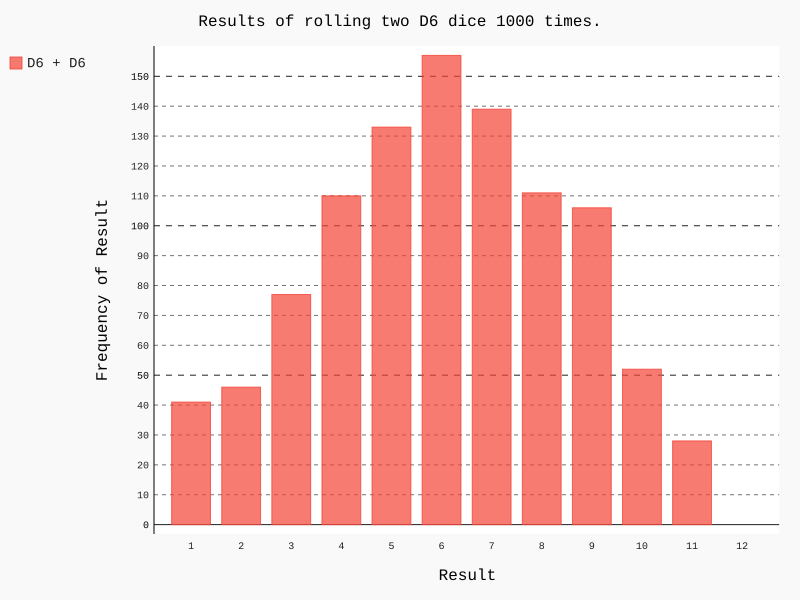

Write Python code to recreate this figure.
import pygal

from die import Die

# Create two D6 dice.
die_1 = Die()
die_2 = Die()

# Make some rolls, and store results in a list.
results = []
for roll_num in range(1000):
    result = die_1.roll() + die_2.roll()
    results.append(result)

# Analyse results.
frequencies = []
max_result = die_1.num_sides + die_2.num_sides
for value in range(2, max_result+1):
    frequency = results.count(value)
    frequencies.append(frequency)
# Visualize the results.
hist = pygal.Bar()

hist.title = "Results of rolling two D6 dice 1000 times."
hist.x_labels = ['1','2','3','4','5','6', '7', '8', '9', '10', '11', '12']
hist.x_title = "Result"
hist.y_title = "Frequency of Result"

hist.add('D6 + D6', frequencies)
hist.render_to_file('die_visual.svg')

#print(frequencies)
